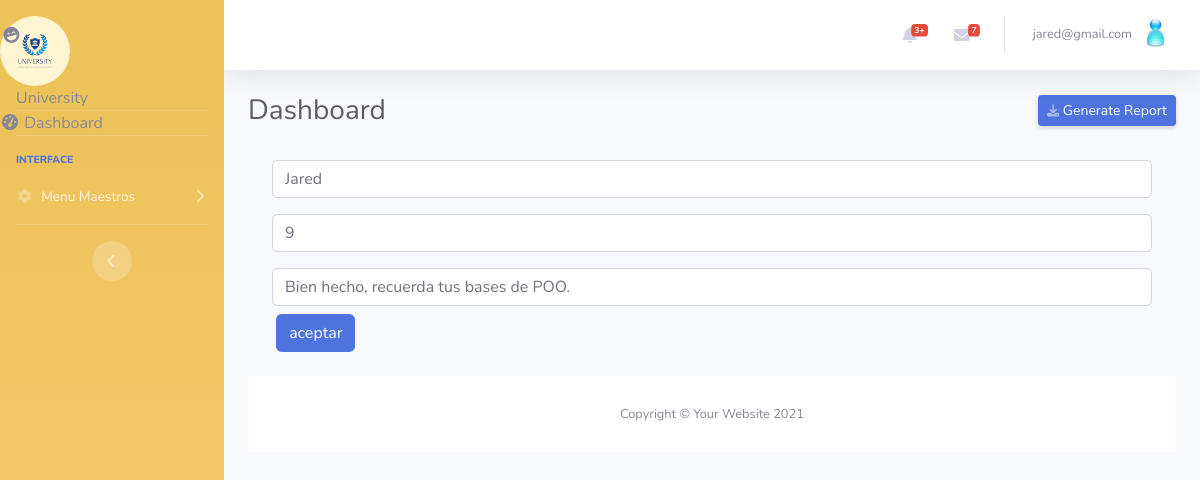
The page /modificarp.php?id=1 (signed in) on the database its author committed.
### tables this page shows
CREATE TABLE IF NOT EXISTS `calificacionesp` (
  `id` int NOT NULL AUTO_INCREMENT,
  `profesor` varchar(50) NOT NULL,
  `alumno` varchar(50) NOT NULL,
  `calificacion` double NOT NULL,
  `comentarios` varchar(300) NOT NULL,
  PRIMARY KEY (`id`)
);

### modificarp.php (the view, shortened to what this page needs)
<HTML>
<head>
<link rel="stylesheet" href="https://stackpath.bootstrapcdn.com/bootstrap/4.3.1/css/bootstrap.min.css">
<link href="vendor/fontawesome-free/css/all.min.css" rel="stylesheet" type="text/css">
<link href="style.css" rel="stylesheet">
</head>
<body id="page-top">
<div id="wrapper">
    <ul class="navbar-nav bg-gradient-primary sidebar sidebar-dark accordion" id="accordionSidebar">
            <div class="sidebar-brand-icon rotate-n-15">
                <i class="fas fa-laugh-wink"></i>
            </div>
            <img class="img-profile rounded-circle" src="0.jpg" width="70" height="70"/>
            <div class="sidebar-brand-text mx-3">University</div>
        <hr class="sidebar-divider my-0">
        <li class="nav-item active">
                <i class="fas fa-fw fa-tachometer-alt"></i>
                <span>Dashboard</span></a>
        </li>
        <hr class="sidebar-divider">
        <div class="sidebar-heading">
            Interface
        </div>
        <li class="nav-item">
            <a class="nav-link collapsed" href="#" data-toggle="collapse" data-target="#collapseTwo"
                aria-expanded="true" aria-controls="collapseTwo">
                <i class="fas fa-fw fa-cog"></i>
                <span>Menu Maestros</span>
            </a>
        </li>
        <hr class="sidebar-divider d-none d-md-block">
        <div class="text-center d-none d-md-inline">
            <button class="rounded-circle border-0" id="sidebarToggle"></button>
        </div>
    </ul>
    <div id="content-wrapper" class="d-flex flex-column">
        <div id="content">
            <nav class="navbar navbar-expand navbar-light bg-white topbar mb-4 static-top shadow">
                <ul class="navbar-nav ml-auto">
                    <li class="nav-item dropdown no-arrow mx-1">
                        <a class="nav-link dropdown-toggle" href="#" id="alertsDropdown" role="button"
                            data-toggle="dropdown" aria-haspopup="true" aria-expanded="false">
                            <i class="fas fa-bell fa-fw"></i>
                            <span class="badge badge-danger badge-counter">3+</span>
                        </a>
                    </li>
                    <li class="nav-item dropdown no-arrow mx-1">
                        <a class="nav-link dropdown-toggle" href="#" id="messagesDropdown" role="button"
                            data-toggle="dropdown" aria-haspopup="true" aria-expanded="false">
                            <i class="fas fa-envelope fa-fw"></i>
                            <span class="badge badge-danger badge-counter">7</span>
                        </a>
                    </li>
                    <li class="nav-item dropdown no-arrow">
                        <a class="nav-link dropdown-toggle" href="#" id="userDropdown" role="button"
                            data-toggle="dropdown" aria-haspopup="true" aria-expanded="false">
                            <span class="mr-2 d-none d-lg-inline text-gray-600 small"><?= $_SESSION['email']; ?></span>
                            <img class="img-profile rounded-circle"
                                src="perfil.jpg">
                        </a>
                    </li>
                </ul>
            </nav>
            <div class="container-fluid">
                <div class="d-sm-flex align-items-center justify-content-between mb-4">
                    <h1 class="h3 mb-0 text-gray-800">Dashboard</h1>
                    <a href="#" class="d-none d-sm-inline-block btn btn-sm btn-primary shadow-sm"> Generate Report</a>
                </div>
<div class="container">
        <?php
        include("conexion.php");
        $id = $_REQUEST[ 'id' ];
        $query = "SELECT * FROM calificacionesp WHERE id='$id' ";
        $resultado = $conexion->query($query);
        $row = $resultado->fetch_assoc();
        ?>
        <form action="procesomodp.php?id=<?php echo $row['id']; ?>" method="POST">
            <div class="form-group mx-sm3 mb-2">
                <input type="text" REQUIRED class="form-control" name="alumno" placeholder="Nombre" value='<?php echo $row['alumno']; ?>'/>
            </div>
            <div class="form-group mx-sm3 mb-2">
                <input type="text" REQUIRED class="form-control" name="calificacion" placeholder="calificacion" value='<?php echo $row['calificacion']; ?>'/>
            </div>
            <div class="form-group mx-sm3 mb-2">
                <input type="text" REQUIRED class="form-control" name="comentarios" placeholder="comentarios" value='<?php echo $row['comentarios']; ?>'/>
            </div>
            <input type="submit" class="btn btn-primary mb-2" value="aceptar" />
        </form>
    </div>
        <footer class="sticky-footer bg-white">
            <div class="container my-auto">
                <div class="copyright text-center my-auto">
                    <span>Copyright &copy; Your Website 2021</span>
                </div>
            </div>
        </footer>
    </div>
</div>
</body>
</HTML>

### rows shown on the page
calificacionesp: alumno "Jared", calificacion "9", comentarios "Bien hecho, recuerda tus bases de POO."

### other values the page prints
$_SESSION['email'] "jared@gmail.com"
